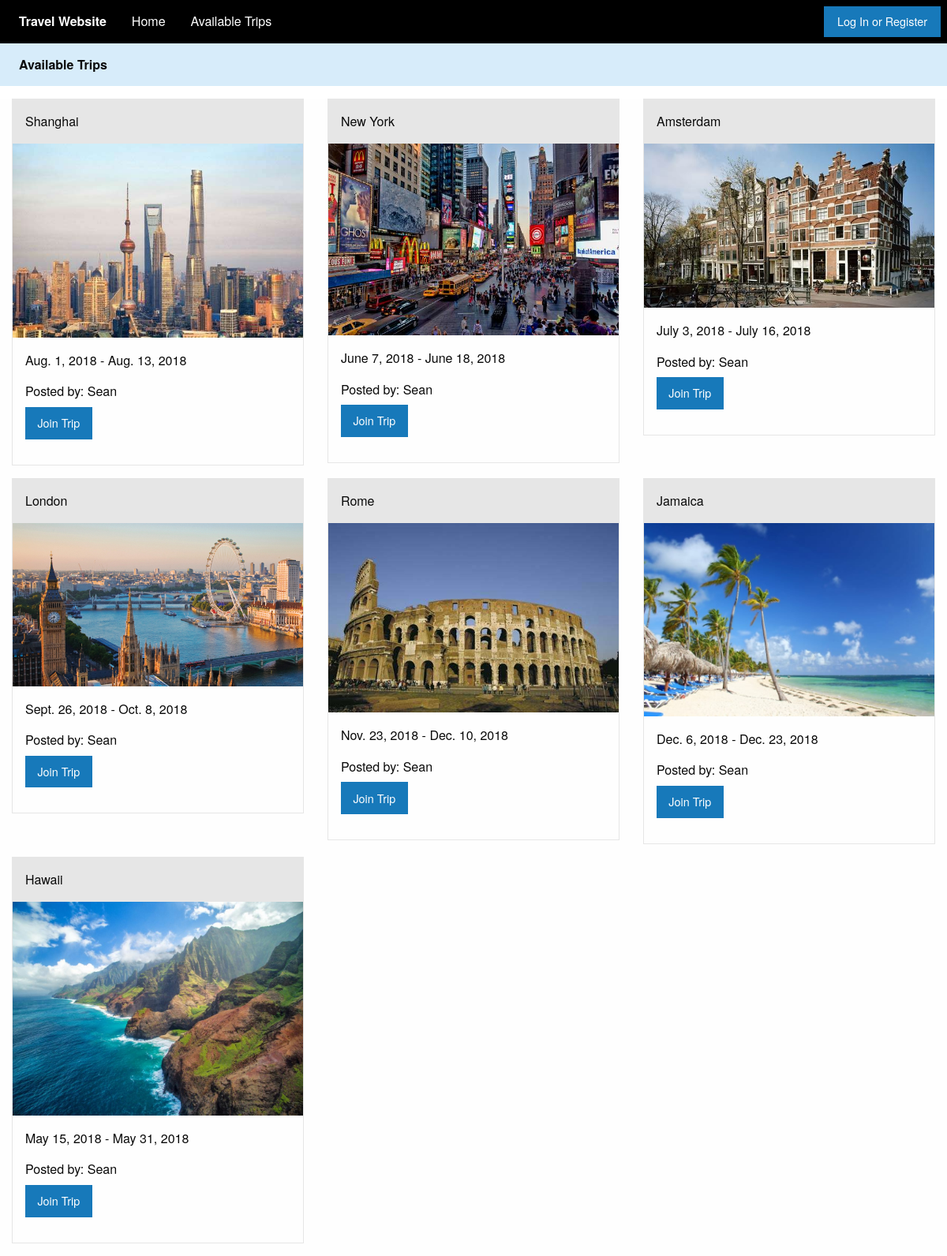
The page /trips/ on the database its author committed.
### myapp/models.py (models this page shows, shortened)
class Trip(models.Model):
    name = models.CharField(max_length=40)
    description = models.CharField(max_length=1000)
    start_date = models.DateField()
    end_date = models.DateField()
    created_on = models.DateTimeField(auto_now_add=True, blank=True)
    author = models.ForeignKey(User, on_delete=models.CASCADE)
    image = models.ImageField(max_length = 150, upload_to='uploads/%Y/%M/%D')
    image_description = models.CharField(max_length=40)

### myapp/views.py (the view)
# urls.py: path('trips/', views.trips),
@csrf_exempt
def trips(request):
    trip_list = Trip.objects.all()
    context = {'trip_list':trip_list}
    return render(request, 'trips.html', context)

### myapp/templates/trips.html (shortened to what this page needs)
{% extends "base.html" %}
{% block body %}
<div class="top-bar" style="background-color:#d7ecfa">
  <div class="top-bar-left">
    <ul class="dropdown menu" style="background-color:#d7ecfa" data-dropdown-menu>
      <li class="menu-text" style="background-color:#d7ecfa">Available Trips</li>
    </ul>
  </div>
</div>
<div class="top-bar" style="background-color:#FFFFFF">
</div>
<div class="grid-container">
    <div class="grid-x grid-padding-x large-up-3 medium-up-2 small-up-1">
          {% for trip in trip_list %}
          <div class="cell">
            <div class="card">
              <div class="card-divider">{{ trip.name }}</div>
              <img src="{{ trip.image.url }}" alt="{{ trip.image_description }}" class="img-responsive img-rounded">
              <div class="card-section">
                <p>{{ trip.start_date }} - {{ trip.end_date }}</p>
                <h6>Posted by: {{ trip.author.first_name }}</h6>
                <div><a href="/" method="get" class="button">Join Trip</a></div>
              </div>
            </div>
          </div>
          {% endfor %}
    </div>
</div>
{% endblock %}

### myapp/templates/base.html (shortened to what this page needs)
{% load static %}
<!doctype html>
<html class="no-js" lang="en" dir="ltr">
  <head>
    <link rel="stylesheet" href="{% static "css/foundation.css" %}">
    <link rel="stylesheet" href="{% static "css/app.css" %}">
  </head>
  <body>
    <div class="top-bar" style="color:#FFFFFF; background-color:#000000">
      <div class="top-bar-left" style="color:#FFFFFF; background-color:#000000">
        <ul class="dropdown menu" data-dropdown-menu style="color:#FFFFFF; background-color:#000000">
          <li class="menu-text" style="color:#FFFFFF; background-color:#000000">Travel Website</li>
          <li><a href="/" style="color:#FFFFFF; background-color:#000000">Home</a></li>
          <li><a href="/trips/" style="color:#FFFFFF; background-color:#000000">Available Trips</a></li>
        </ul>
      </div>
      <div class="top-bar-right" style="color:#FFFFFF; background-color:#000000">
        <ul class="menu" style="color:#FFFFFF; background-color:#000000">
          {% if user.is_authenticated %}
          <li><a href="/profile/" style="color:#FFFFFF; background-color:#000000">Your Profile</a></li>
          <li><a href="/logout_view/" class="button expanded">Log Out</a></li>
          {% else %}
          <li><a href="/login/" class="button expanded">Log In or Register</a></li>
          {% endif %}
        </ul>
      </div>
    </div>
    {% block body %}
    {% endblock %}
  </body>
</html>

### rows shown on the page
Trip: name "Shanghai", image (picture), start_date "Aug. 1, 2018", end_date "Aug. 13, 2018", author.first_name "Sean"
Trip: name "New York", image (picture), start_date "June 7, 2018", end_date "June 18, 2018", author.first_name "Sean"
Trip: name "Amsterdam", image (picture), start_date "July 3, 2018", end_date "July 16, 2018", author.first_name "Sean"
Trip: name "London", image (picture), start_date "Sept. 26, 2018", end_date "Oct. 8, 2018", author.first_name "Sean"
Trip: name "Rome", image (picture), start_date "Nov. 23, 2018", end_date "Dec. 10, 2018", author.first_name "Sean"
Trip: name "Jamaica", image (picture), start_date "Dec. 6, 2018", end_date "Dec. 23, 2018", author.first_name "Sean"
Trip: name "Hawaii", image (picture), start_date "May 15, 2018", end_date "May 31, 2018", author.first_name "Sean"
